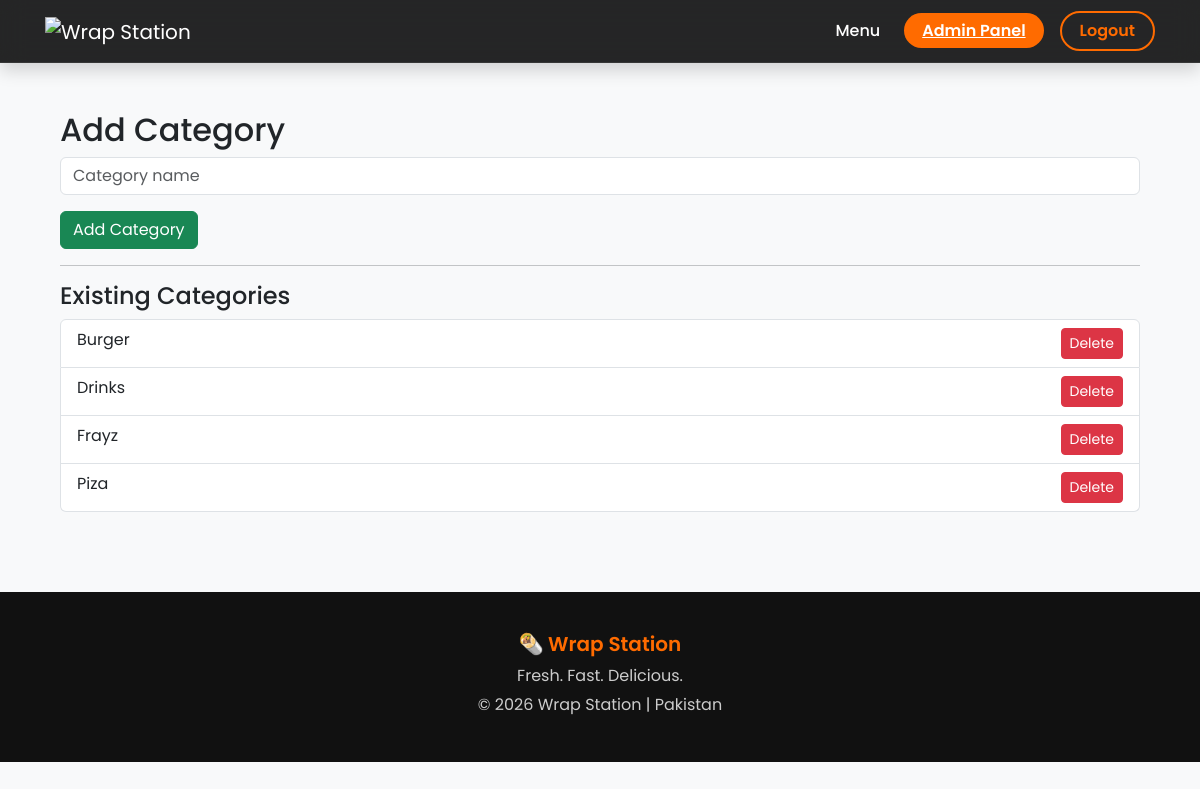
Screenshot of /add-category/ (signed in) with the database file from the repository.
### shop/models.py (models this page shows, shortened)
class Category(models.Model):
    restaurant = models.ForeignKey(
        Restaurant,
        on_delete=models.CASCADE,
        related_name="categories",
        null=True,
        blank=True
    )
    name = models.CharField(max_length=100)
    slug = models.SlugField()
    class Meta:
        ordering = ['name']
        unique_together = ('restaurant', 'slug')

### shop/views.py (the view)
# urls.py: path('add-category/', views.add_category, name='add_category'),
@user_passes_test(is_superuser)
def add_category(request):
    if request.method == "POST":
        name = request.POST.get("name")
        if name:
            Category.objects.create(name=name)
            messages.success(request, "Category added successfully")
            return redirect("add_category")
    categories = Category.objects.all()
    return render(request, "shop/add_category.html", {
        "categories": categories
    })

### shop/context_processors.py (called while the page is built)
def cart_counter(request):   # <-- MUST BE cart_counter
    if request.user.is_authenticated and not request.user.is_staff and not request.user.is_superuser:
        return {
            "cart_count": Cart.objects.filter(customer=request.user).count()
        }
    return {"cart_count": 0}

### shop/views.py (called while the page is built)
def is_superuser(user):
    return user.is_superuser

### shop/templates/shop/add_category.html (shortened to what this page needs)
{% extends 'shop/base.html' %}
{% block content %}
<div class="container mt-5">
<h2>Add Category</h2>
<form method="post">
<input type="text"
name="name"
class="form-control mb-3"
placeholder="Category name"
required>
<button type="submit"
class="btn btn-success">
Add Category </button>
</form>
<hr>
<h4>Existing Categories</h4>
<ul class="list-group">
{% for category in categories %}
<li class="list-group-item d-flex justify-content-between category-item">
<span>{{ category.name }}</span>
<a href="{% url 'delete_category' category.id %}"
class="btn btn-sm btn-danger">
Delete </a>
</li>
{% empty %}
<li class="list-group-item text-danger">
No categories found
</li>
{% endfor %}
</ul>
</div>
{% endblock %}

### shop/templates/shop/base.html (style rules this page uses)
body { font-family:"Poppins",sans-serif; background:#f8f9fa; overflow-x:hidden; }
.container { padding-left:15px; padding-right:15px; }

### rows the page displays
Category: name "Burger"
Category: name "Drinks"
Category: name "Frayz"
Category: name "Piza"
